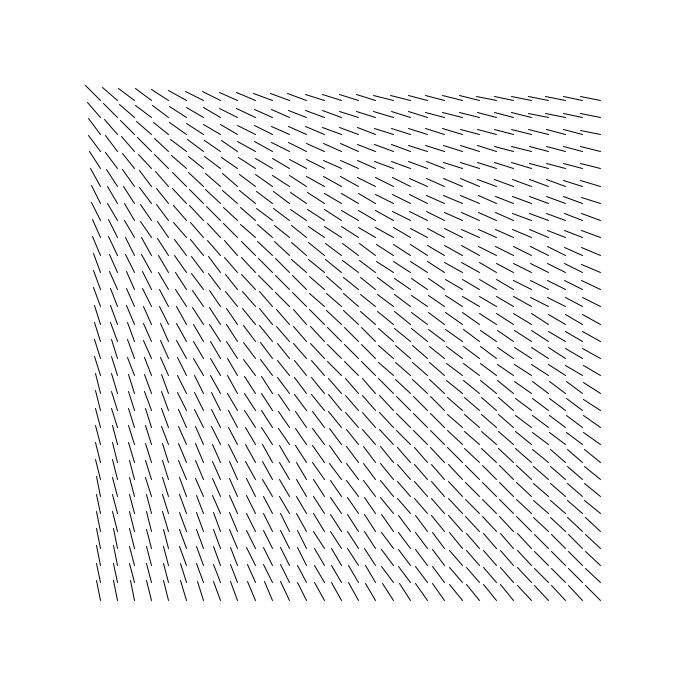
Frame 1 (no input)
Frame 60 (the mouse pressed at the canvas centre just before this capture): identical to frame 1, image omitted
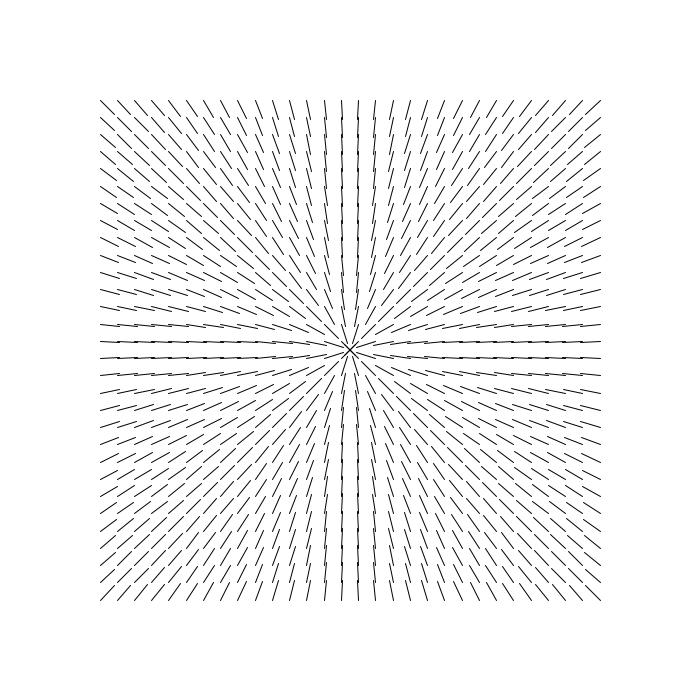
Frame 120 (the mouse held since frame 60 and released just before this capture)

The Processing sketch that drew these frames (run headless with seeded random() and noise(); from frame 60 on, the mouse is pressed at the canvas centre):

// Processing sketch: vector_studies
// ── vector_studies.pde
PVector[] wings = new PVector[900];

void setup() {
  size(700, 700);
  int index = 0;
  
  for (int y = 0; y < 30; y++) {
    for (int x = 0; x < 30; x++) {
      float posX = map(x, 0, 29, 100, width - 100);
      float posY = map(y, 0, 29, 100, height - 100);
      
      wings[index] = new PVector(posX, posY);
      index = index + 1;
    }
  }
}

void draw() {
  background(255);
  PVector look = new PVector(mouseX, mouseY);
  for (int i=0; i < wings.length; i++) {
    PVector start = wings[i];
    PVector end   = new PVector(start.x, start.y + 20);
    
    PVector t = PVector.sub(look, start);
    float rotation = t.heading2D();
    
    PVector v = PVector.sub(end, start);
    v.rotate(rotation + PI / 2.0);
    PVector newEnd = PVector.sub(start, v);
    
    line(start.x, start.y, newEnd.x, newEnd.y);
  }
}
